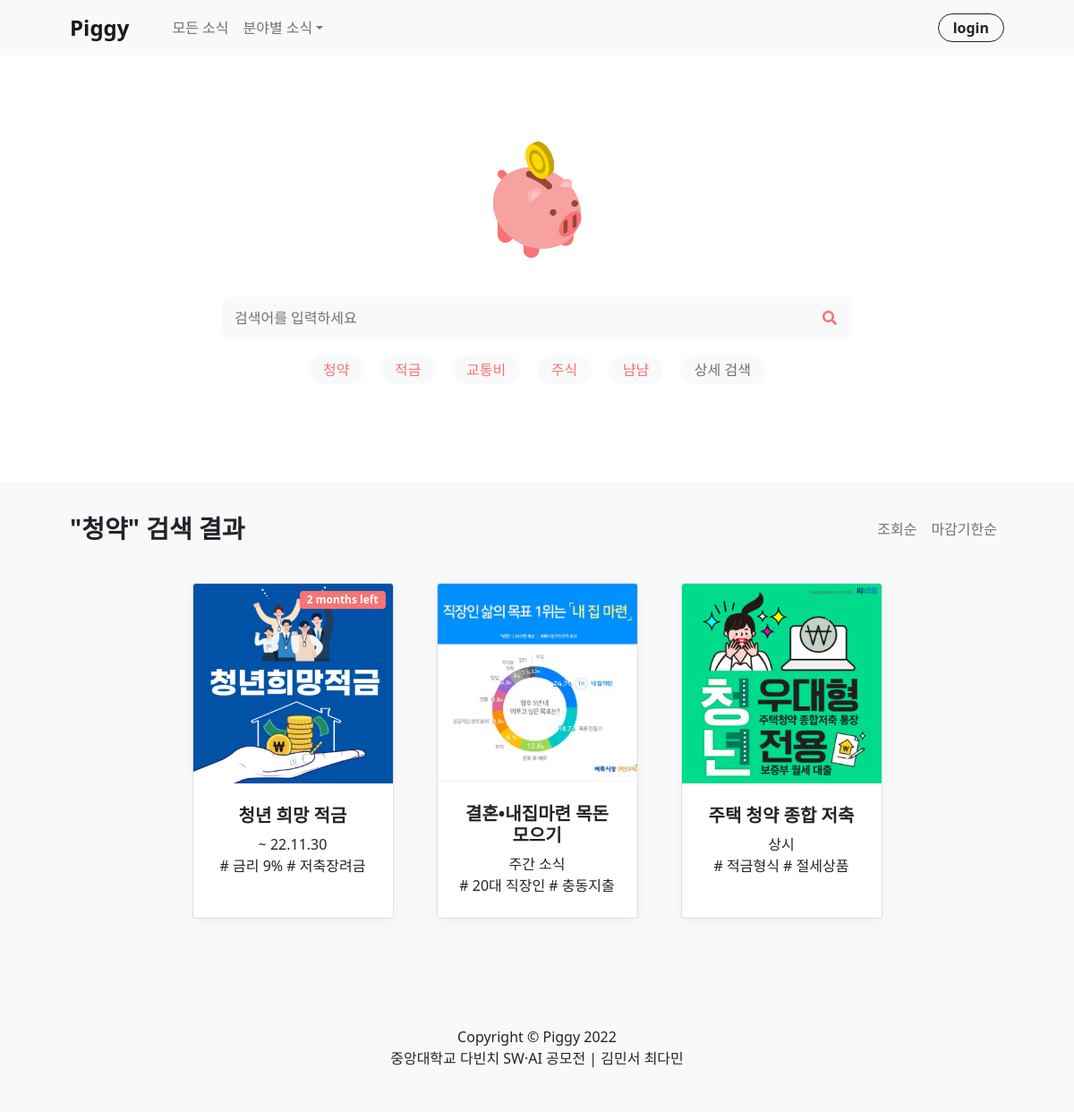
The page /tag-search-list/1 on the database as committed earlier.
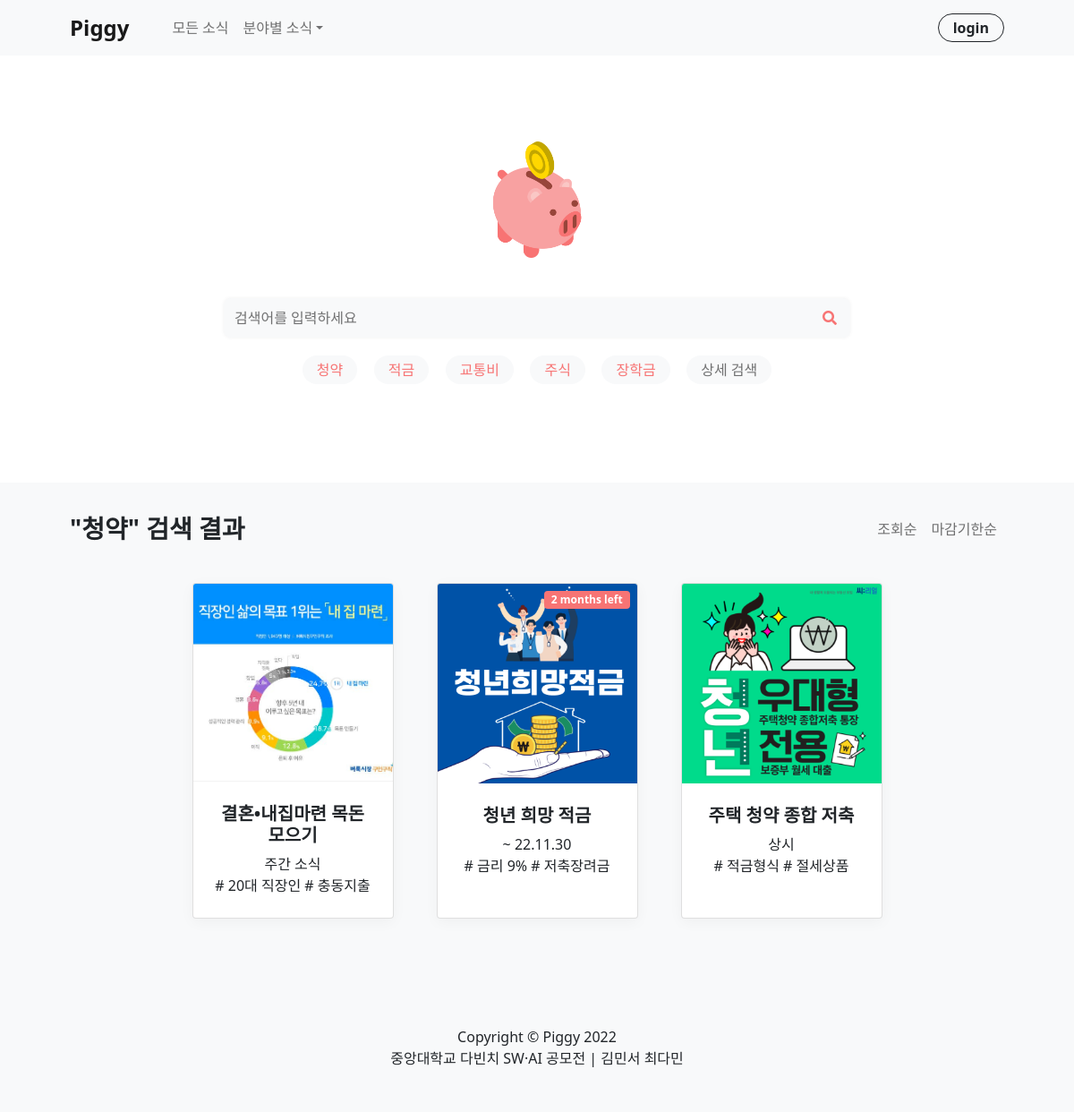
The same page on the database as committed later.
### posts/models.py (models this page shows, shortened)
class Tag(models.Model):
    keyword = models.CharField(max_length=10)

class Post(models.Model):
    TargetChoices = (
        ("청년", "청년"),
        ("미성년자", "미성년자"),
        ("대학생", "대학생"),
        ("직장인", "직장인"),
        ("군인", "군인"),
        ("기혼", "기혼"),
        ("무주택자", "무주택자"),
        ("장애인", "장애인"),
        ("국가유공자", "국가유공자")
    )
    CategoryChoices = (
        ("지원 정책", "지원 정책"),
        ("금융 상품", "금융 상품"),
        ("주간 소식", "주간 소식")
    )
    IncomeChoices = (
        ('무소득', '무소득'),
        ('1~100만원', '1~100만원'),
        ('101~200만원', '101~200만원'),
        ('201~300만원', '201~300만원'),
        ('301만원~400만원', '301만원~400만원'),
        ('401만원초과', '401만원초과')
    )
    title = models.CharField(max_length=30)
    end_date = models.DateField(blank=True, null=True)
    subhead = models.CharField(max_length=20)
    photo = models.ImageField(blank=True, null=True, upload_to='post_photo')
    body = models.TextField()
    min_age = models.PositiveIntegerField(blank=True, null=True)
    max_age = models.PositiveIntegerField(blank=True, null=True)
    category = models.CharField(max_length=20, choices=CategoryChoices, default="지원 정책")
    loc1 = models.CharField(max_length=10, blank=True, null=True) # (일단 입력하는 방식으로 대체) 서울시, 경기도, 인천시, 강원도, 충청북도, 충청남도, 전라북도, 전라남도, 경상북도, 경상남도, 부산시, 대구시, 울산시, 제주도
    loc2 = models.CharField(max_length=10, blank=True, null=True) # 강남구, 강동구 ...
    target = MultiSelectField(max_length=60, choices=TargetChoices, default="청년", blank=True, null=True)
    income = MultiSelectField(max_length=60, choices=IncomeChoices, default="무소득", blank=True, null=True)
    count = models.PositiveBigIntegerField(default=0) # 조회수

### posts/views.py (the view)
# urls.py: path('tag-search-list/<int:tag_id>', views.tag_search_list, name='tag-search-list'),
def tag_search_list(request, tag_id):
    tag_detail = get_object_or_404(Tag, pk=tag_id)
    kw_tag = tag_detail.keyword
    print(kw_tag)
    tag_search_posts = Post.objects.filter().order_by('-count')
    tag_search_posts = tag_search_posts.filter(
                Q(title__icontains=kw_tag) |
                Q(body__icontains=kw_tag)  |
                Q(subhead__icontains=kw_tag)
        ).distinct()
    kw_tags = Tag.objects.all()
    return render(request, 'tag_search_list.html', {'kw_tag':kw_tag,'tag_search_posts':tag_search_posts, 'kw_tags':kw_tags})

### posts/templates/tag_search_list.html (shortened to what this page needs)
{% extends "base.html" %}
{% block contents %}
<header class="py-5">
    <div class="container px-4 px-lg-5 my-5">
        <div class="text-center">
            <img class="main-img" src="../static/assets/piggy-bank.png" width="130px">
            <div class="search">
                <form id="searchForm" method="GET" action="{% url 'search-list' %}">
                <div class="search-box">
                    <input class="search-txt" type="text" id="search_kw" placeholder="검색어를 입력하세요">
                    <i class="fas fa-search" id="btn_search"></i>
                </form>
            </div>
                <div class="search-tag">
                    {% for tag in kw_tags %}
                        <a class="tag" href="{% url 'tag-search-list' tag.id %}">{{ tag.keyword }}</a>
                    {% endfor %}
                    <a class="tag font-gray" href="{% url 'search-list' %}">상세 검색</a>
                </div>
            </div>
        </div>
</header>
<section class="py-4 bg-light">
    <div class="navbar navbar-expand-lg navbar-light">
        <div class="container px-4 px-lg-5">
            <h3 class="fw-bolder">"{{ kw_tag }}" 검색 결과</h3>
            <ul class="navbar-nav mb-2 ms-lg-4">
                <li class="nav-item"><a class="nav-link" href="#!">조회순</a></li>
                <li class="nav-item"><a class="nav-link" href="#!">마감기한순</a></li>
            </ul>
        </div>
    </div>
    <div class="container px-4 px-lg-5 mt-4">
        <div class="row gx-4 gx-lg-5 row-cols-2 row-cols-md-3 row-cols-xl-4 justify-content-center">
        {% if tag_search_posts %}
                {% for post in tag_search_posts %}
                    <div class="col mb-5 none-a">
                        <a class="card h-100" href="{% url 'post-detail' post.id %}">
                            {% if post.end_date %}
                                <div class="badge bg-pink text-white position-absolute" style="top: 0.5rem; right: 0.5rem">{{ post.end_date|timeuntil }} left</div>
                            {% endif %}
                            <img class="card-img-top" src="{{ post.photo.url }}" alt="..." />
                            <div class="card-body p-4">
                                <div class="text-center">
                                    <h5 class="fw-bolder">{{ post.title }}</h5>
                                    {% if post.end_date %}
                                        ~ {{ post.end_date|date:"y.m.d" }} </br>
                                    {% elif post.category == '주간 소식' %}
                                        주간 소식 </br>
                                    {% else %}
                                        상시 </br>
                                    {% endif %}
                                    {{ post.subhead }}
                                </div>
                            </div>
                        </a>
                    </div>
                {% endfor %}
            {% else %}
                검색 결과가 없습니다.
        {% endif %}
        </div>
    </div>
</section>
{% endblock %}

### posts/templates/base.html (shortened to what this page needs)
<!DOCTYPE html>
<html lang="en">
    <head>
        <link href="https://cdn.jsdelivr.net/npm/bootstrap-icons@1.5.0/font/bootstrap-icons.css" rel="stylesheet" />
        <link rel="stylesheet" href="https://cdnjs.cloudflare.com/ajax/libs/font-awesome/5.15.4/css/all.min.css" />
        {% load static %}
        <link href="{% static 'css/main.css' %}" rel="stylesheet" />
        <link href="{% static 'css/styles.css' %}" rel="stylesheet" />
    </head>
    <body>
        <nav class="navbar navbar-expand-lg navbar-light bg-light">
            <div class="container px-4 px-lg-5">
                <a class="navbar-brand" href="{% url 'home' %}">Piggy</a>
                <div class="collapse navbar-collapse" id="navbarSupportedContent">
                    <ul class="navbar-nav me-auto mb-2 mb-lg-0 ms-lg-4">
                        <li class="nav-item"><a class="nav-link" href="{% url 'list-all' %}">모든 소식</a></li>
                        <li class="nav-item dropdown">
                            <a class="nav-link dropdown-toggle" id="navbarDropdown" href="#" role="button" data-bs-toggle="dropdown" aria-expanded="false">분야별 소식</a>
                        </li>
                    </ul>
                    {% if user.is_authenticated %}
                    <a class="user-link" href="">안녕하세요, {{ user.username }}님!</a>
                    <form class="d-flex" method="GET" action="{% url 'logout' %}">
                        <button class="btn-radius btn-outline-dark" type="submit">
                            logout
                        </button>
                    </form>
                    {% else %}
                    <form class="d-flex" method="GET" action="{% url 'login' %}">
                        <button class="btn-radius btn-outline-dark" type="submit">
                            login
                        </button>
                    </form>
                    {% endif %}
                </div>
            </div>
        </nav>
        {% block contents %}
        {% endblock %}
        <footer class="py-5 bg-light">
            <div class="container">
                <p class="m-0 text-center">Copyright &copy; Piggy 2022</p>
                <p class="m-0 text-center">중앙대학교 다빈치 SW·AI 공모전 | 김민서 최다민</p>
            </div>
        </footer>
    </body>
</html>

### posts/static/css/main.css (style rules this page uses)
input::placeholder { color:rgba(0, 0, 0, 0.55); }
.search { margin: 25px 0 0 0; }
.search-box { position: relative; text-align: center; width: 700px; margin: 0 auto; }
.search-txt { width: 100%; background: #F8F9FA; border-radius: 8px; box-shadow: rgb(0 0 0 / 6%) 0px 0px 4px 0px; border: 0; margin: 20px 0; padding: 10px 12px; }
.fa-search { color: #f77474; position: absolute; right: 15px; top: 33.5px; margin: 0; cursor: pointer; }
.tag { margin-bottom: 0.875rem; background: #F8F9FA; padding-left: 1rem; padding-right: 1rem; height: 2rem; border-radius: 1rem; display: inline-flex; -webkit-box-align: center; align-items: center; margin-right: 0.45rem; margin-left: 0.45rem; color: #f77474; text-decoration: none; font-weight: 500; font-size: 1rem; border: none; }
.font-gray { color: rgba(0, 0, 0, 0.55); }
.btn-radius { height: 2rem; padding-left: 1rem; padding-right: 1rem; font-size: 1rem; border-radius: 1rem; outline: none; font-weight: bold; word-break: keep-all; background: #f8f9fa; border: 1px solid #212529; color: #212529; transition: all 0.125s ease-in 0s; cursor: pointer; }
.card { box-shadow: rgb(0 0 0 / 4%) 0px 4px 16px 0px; transition: all 0.125s ease-in 0s; }
.none-a a { color: #212529; text-decoration: none; }
.main-img { display: inline-block; }

Rows that differ between the two databases and show on the page:
changed Tag: keyword "냠냠" → "장학금"
changed Post "결혼•내집마련 목돈 모으기": moves up the list
